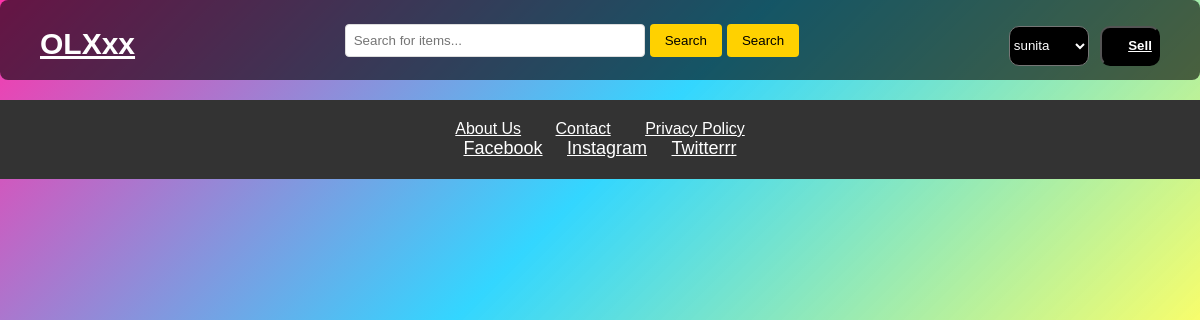
Before: /orderes (signed in) with the older database file.
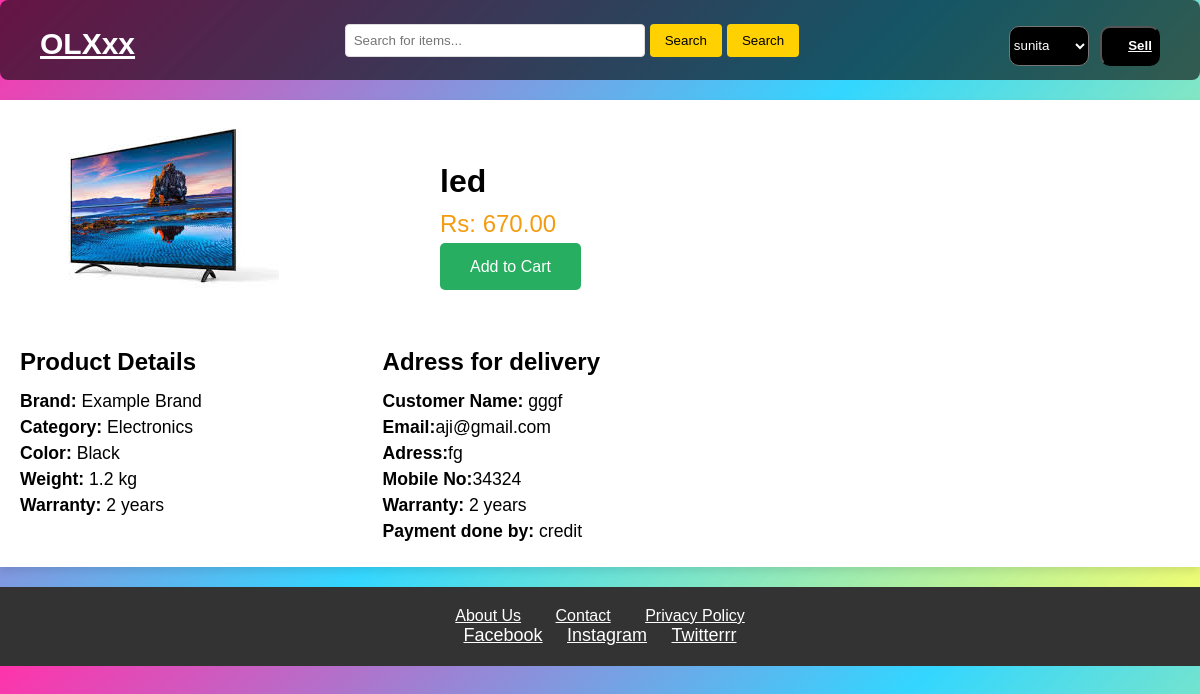
After: the same page with the newer database file.
### olxapp/models.py (models this page shows, shortened)
class delivery(models.Model):
    user=models.ForeignKey(User,on_delete=models.CASCADE)
    name=models.CharField(max_length=100)
    email=models.EmailField(max_length=100)
    address=models.CharField(max_length=255)
    mobile=models.IntegerField(max_length=100)
    payment=models.CharField(max_length=100)
    orderid=models.ForeignKey(Product,on_delete=models.CASCADE)

class Product(models.Model):
    user=models.ForeignKey(User,on_delete=models.CASCADE)
    name = models.CharField(max_length=100)# For the name of the product
    price = models.DecimalField(max_digits=10, decimal_places=2)  # Price of the product
    image = models.ImageField(upload_to='images/')  # Image field for uploading images
    address = models.CharField(max_length=255)
    contact_no=models.IntegerField(max_length=10)
    type=models.CharField(choices=type,max_length=20)

### olxapp/views.py (the view)
# urls.py: path('orderes',views.orders,name='orders'),
@login_required
def orders(request):
    orderes=delivery.objects.filter(user=request.user)
    return render(request,'orders.html',{'orderes':orderes})

### myolx/templates/orders.html (shortened to what this page needs)
{% extends 'base.html' %}
{% block content %}
{% for order in orderes%}
    <div class="container">
        <div class="product">
            <div class="product-img">
                <img src="/media/{{order.orderid.image}}"  alt="Product Image">
            </div>
            <div class="product-info">
                <h1>{{order.orderid.name}}</h1>
                <div class="price">Rs: {{order.orderid.price}}</div>
                <a href="#" class="button">Add to Cart</a>
            </div>
        </div>
<div style="display: flex; justify-content: space-between; width: 50%;">
        <div class="product-details">
            <h2>Product Details</h2>
            <ul>
                <li><strong>Brand:</strong> Example Brand</li>
                <li><strong>Category:</strong> Electronics</li>
                <li><strong>Color:</strong> Black</li>
                <li><strong>Weight:</strong> 1.2 kg</li>
                <li><strong>Warranty:</strong> 2 years</li>
            </ul>
        </div>
        <div class="product-details">
            <h2>Adress for delivery</h2>
            <ul>
                <li><strong>Customer Name:</strong> {{order.name}}</li>
                <li><strong>Email:</strong>{{order.email}} </li>
                <li><strong>Adress:</strong>{{order.address}}</li>
                <li><strong>Mobile No:</strong>{{order.mobile}}</li>
                <li><strong>Warranty:</strong> 2 years</li>
                <li><strong>Payment done by:</strong> {{order.payment}}</li>
            </ul>
        </div>
    </div>
    </div>
    {% endfor %}
    {% endblock %}

### myolx/templates/base.html (shortened to what this page needs)
<!DOCTYPE html>
<html lang="en">
<head>
</head>
<body>
 <header>
    <nav class="navbar">
        <div class="logo">
            <a href="/">OLXxx</a>
        </div>
        <form action="{% url 'search' %}" method="post">
        <div class="search-bar" style="display: flex; justify-content: left;">
            <input type="text" placeholder="Search for items..." name="search">
            <button style="margin-left: 5px;">Search</button>
             <button style="margin-left: 5px;">Search</button>
        </div>
    </form>
        <div class="user-actions">
            {% if request.user.is_authenticated %}
                <select id="dropdown" name="dropdown" style="background-color: black; height: 40px; border-radius: 10px; color: white; width: 80px;" onchange="window.location.href=this.value;">
                    <option value="option1">{{request.user}}</option>
                </select>
            <button style="background-color: black;height: 40px; border-radius: 10px; width: 60px;"><a href="{% url 'sellform' %}">Sell  </a></button>
        </div>
        {% endif %}
    </nav>
 </header>
{% block content %}
{% endblock %}
<footer style='background: linear-gradient(135deg, rgba(255, 0, 150, 0.8)'>
    <div class="footer-links">
        <a href="/about">About Us</a>
        <a href="/contact">Contact</a>
        <a href="/privacy-policy">Privacy Policy</a>
    </div>
    <div class="social-media">
        <a href="#">Facebook</a>
        <a href="#">Instagram</a>
        <a href="#">Twitterrr</a>
    </div>
</footer>
</body>
</html>

### myolx/templates/base.html (style rules this page uses)
* { margin: 0; padding: 0; box-sizing: border-box; font-family: 'Poppins', sans-serif; }
body { width: 100%; background: linear-gradient(135deg, rgba(255, 0, 150, 0.8), rgba(0, 204, 255, 0.8), rgba(255, 255, 0, 0.6)); min-height: 350px; }
header { background-color: #19c0dd; padding: 10px 0; }
.navbar { display: flex; justify-content: space-between; align-items: center; padding: 0 20px; height: 40px; }
.navbar .logo a { font-size: 30px; color: white; font-weight: bold; }
.search-bar input { padding: 8px; width: 300px; border-radius: 4px; border: 1px solid #ddd; }
.search-bar button { padding: 8px 15px; background-color: #ffd100; border: none; border-radius: 4px; cursor: pointer; }
.user-actions a { color: white; margin-left: 20px; font-weight: bold; }
footer { background-color: #333; color: white; padding: 20px; text-align: center; margin }
.footer-links a { color: white; margin: 0 15px; font-size: 16px; }
.social-media a { color: white; margin: 0 10px; font-size: 18px; }
.footer-links a { color: white; margin: 0px 15px ; font-size: 16px; }

### myolx/templates/orders.html (style rules this page uses)
header { background-color: rgba(0, 0, 0, 0.6); color: white; padding: 20px; width: 100%; text-align: center; font-size: 2.5rem; margin-bottom: 20px; border-radius: 8px; }
.container { max-width: 1200px; margin: 20px auto; background-color: #fff; padding: 20px; box-shadow: 0 4px 8px rgba(0, 0, 0, 0.1); }
.product { display: flex; justify-content: space-between; align-items: center; }
.product-img { max-width: 400px; width: 100%; border-radius: 8px; }
.product-info { flex: 1; padding-left: 20px; }
.product-info h1 { font-size: 2rem; margin-bottom: 10px; }
.product-info .price { font-size: 1.5rem; color: #f39c12; margin-bottom: 20px; }
.button { background-color: #27ae60; color: #fff; padding: 15px 30px; font-size: 1rem; border: none; border-radius: 5px; cursor: pointer; text-align: center; text-decoration: none; }
.product-details { margin-top: 30px; }
.product-details h2 { font-size: 1.5rem; margin-bottom: 15px; }
.product-details ul { list-style-type: none; padding: 0; }
.product-details ul li { font-size: 1.1rem; margin-bottom: 5px; }

Changed rows visible on the page:
added delivery: orderid.image (picture), orderid.name "led", orderid.price "670.00", name "gggf", email "aji@gmail.com", address "fg", mobile "34324", payment "credit"
